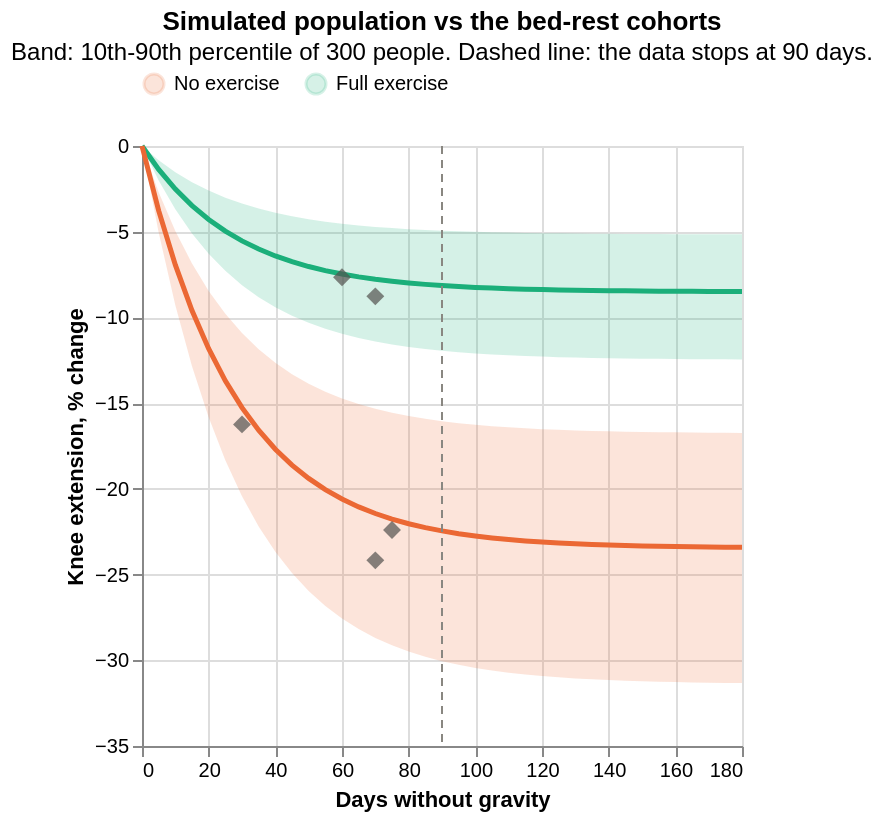

Notebook code for this chart:
### Markdown cell above
## 3. The spread between people, against the data

300 simulated people with no exercise and 300 with full exercise, compared with the bed-rest cohorts. The band holds the middle 80% of people.

### Code cell
pop = gs.Mission("iss_180")
rows = []
for adh, label in ((0.0, "No exercise"), (1.0, "Full exercise")):
    for i in range(300):
        c = pop.add_crew(adherence=adh, seed=1000 + i)
        rows += [{"group": label, "day": d, "change": c.change("knee_extension_60", d)} for d in range(0, 181, 5)]
popdf = pd.DataFrame(rows)
q = popdf.groupby(["group", "day"]).change.quantile([0.1, 0.5, 0.9]).unstack().reset_index()
q.columns = ["group", "day", "p10", "p50", "p90"]
GROUP2 = alt.Scale(domain=["No exercise", "Full exercise"], range=[ORANGE, AQUA])
area = alt.Chart(q).mark_area(opacity=0.18).encode(
    x=alt.X("day:Q", title="Days without gravity"), y=alt.Y("p10:Q", title="Knee extension, % change"), y2="p90:Q",
    color=alt.Color("group:N", scale=GROUP2, title=None, legend=alt.Legend(orient="top")))
med = alt.Chart(q).mark_line(strokeWidth=2.5).encode(x="day:Q", y="p50:Q", color=alt.Color("group:N", scale=GROUP2),
    tooltip=["group", "day", alt.Tooltip("p10:Q", format="+.1f"), alt.Tooltip("p50:Q", format="+.1f"), alt.Tooltip("p90:Q", format="+.1f")])
data_pts = alt.Chart(obs).mark_point(filled=True, size=80, color=INK, shape="diamond").encode(
    x="days:Q", y="change_pct:Q", tooltip=["cohort", "days", "change_pct", "n"])
cut = alt.Chart(pd.DataFrame({"day": [90]})).mark_rule(color=GRAY, strokeDash=[4, 3]).encode(x="day:Q")
(area + med + cut + data_pts).properties(width="container", height=300,
    title=alt.Title("Simulated population vs the bed-rest cohorts",
                    subtitle="Band: 10th-90th percentile of 300 people. Dashed line: the data stops at 90 days."))

### Figure 1 — Vega-Lite specification as saved in the notebook (floating-point values rounded to 4 significant figures)
{"$schema": "https://vega.github.io/schema/vega-lite/v5.20.1.json", "config": {"view": {"continuousHeight": 300, "continuousWidth": 300}}, "data": {"name": "data-672ab6ccfba0ef7f0a0f471da8eacab0"}, "datasets": {"data-4390081dc1993db110d40d81fd4ea02b": [{"day": 90}], "data-45765da5d446394199aac709e74b1114": [{"change_pct": -16.24, "cohort": "HDT30 (Not labelled)", "days": 30, "n": 12.0}, {"change_pct": -7.66, "cohort": "Campaign 1 (Not labelled)", "days": 60, "n": 3.0}, {"change_pct": -22.4, "cohort": "Campaign 3 (Not labelled)", "days": 75, "n": 23.0}, {"change_pct": -24.17, "cohort": "Campaign 11 (Control)", "days": 70, "n": 6.0}, {"change_pct": -8.77, "cohort": "Campaign 11 (Exercise)", "days": 70, "n": null}], "data-672ab6ccfba0ef7f0a0f471da8eacab0": [{"day": 0, "group": "Full exercise", "p10": 0.0, "p50": 0.0, "p90": 0.0}, {"day": 5, "group": "Full exercise", "p10": -2.007, "p50": -1.368, "p90": -0.8304}, {"day": 10, "group": "Full exercise", "p10": -3.691, "p50": -2.516, "p90": -1.527}, {"day": 15, "group": "Full exercise", "p10": -5.104, "p50": -3.479, "p90": -2.112}, {"day": 20, "group": "Full exercise", "p10": -6.289, "p50": -4.288, "p90": -2.602}, {"day": 25, "group": "Full exercise", "p10": -7.284, "p50": -4.966, "p90": -3.014}, {"day": 30, "group": "Full exercise", "p10": -8.119, "p50": -5.535, "p90": -3.36}, {"day": 35, "group": "Full exercise", "p10": -8.819, "p50": -6.013, "p90": -3.649}, {"day": 40, "group": "Full exercise", "p10": -9.407, "p50": -6.413, "p90": -3.893}, {"day": 45, "group": "Full exercise", "p10": -9.9, "p50": -6.749, "p90": -4.097}, {"day": 50, "group": "Full exercise", "p10": -10.31, "p50": -7.032, "p90": -4.268}, {"day": 55, "group": "Full exercise", "p10": -10.66, "p50": -7.268, "p90": -4.412}, {"day": 60, "group": "Full exercise", "p10": -10.95, "p50": -7.467, "p90": -4.532}, {"day": 65, "group": "Full exercise", "p10": -11.2, "p50": -7.634, "p90": -4.633}, {"day": 70, "group": "Full exercise", "p10": -11.4, "p50": -7.773, "p90": -4.718}, {"day": 75, "group": "Full exercise", "p10": -11.57, "p50": -7.891, "p90": -4.789}, {"day": 80, "group": "Full exercise", "p10": -11.72, "p50": -7.989, "p90": -4.849}, {"day": 85, "group": "Full exercise", "p10": -11.84, "p50": -8.072, "p90": -4.899}, {"day": 90, "group": "Full exercise", "p10": -11.94, "p50": -8.141, "p90": -4.941}, {"day": 95, "group": "Full exercise", "p10": -12.03, "p50": -8.199, "p90": -4.977}, {"day": 100, "group": "Full exercise", "p10": -12.1, "p50": -8.248, "p90": -5.006}, {"day": 105, "group": "Full exercise", "p10": -12.16, "p50": -8.289, "p90": -5.031}, {"day": 110, "group": "Full exercise", "p10": -12.21, "p50": -8.323, "p90": -5.052}, {"day": 115, "group": "Full exercise", "p10": -12.25, "p50": -8.352, "p90": -5.069}, {"day": 120, "group": "Full exercise", "p10": -12.29, "p50": -8.376, "p90": -5.084}, {"day": 125, "group": "Full exercise", "p10": -12.32, "p50": -8.397, "p90": -5.096}, {"day": 130, "group": "Full exercise", "p10": -12.34, "p50": -8.414, "p90": -5.107}, {"day": 135, "group": "Full exercise", "p10": -12.36, "p50": -8.428, "p90": -5.115}, {"day": 140, "group": "Full exercise", "p10": -12.38, "p50": -8.44, "p90": -5.123}, {"day": 145, "group": "Full exercise", "p10": -12.39, "p50": -8.45, "p90": -5.129}, {"day": 150, "group": "Full exercise", "p10": -12.41, "p50": -8.459, "p90": -5.134}, {"day": 155, "group": "Full exercise", "p10": -12.42, "p50": -8.466, "p90": -5.138}, {"day": 160, "group": "Full exercise", "p10": -12.43, "p50": -8.472, "p90": -5.142}, {"day": 165, "group": "Full exercise", "p10": -12.43, "p50": -8.477, "p90": -5.145}, {"day": 170, "group": "Full exercise", "p10": -12.44, "p50": -8.481, "p90": -5.147}, {"day": 175, "group": "Full exercise", "p10": -12.44, "p50": -8.484, "p90": -5.15}, {"day": 180, "group": "Full exercise", "p10": -12.45, "p50": -8.487, "p90": -5.151}, {"day": 0, "group": "No exercise", "p10": 0.0, "p50": 0.0, "p90": 0.0}, {"day": 5, "group": "No exercise", "p10": -5.051, "p50": -3.773, "p90": -2.698}, {"day": 10, "group": "No exercise", "p10": -9.288, "p50": -6.939, "p90": -4.962}, {"day": 15, "group": "No exercise", "p10": -12.84, "p50": -9.596, "p90": -6.861}, {"day": 20, "group": "No exercise", "p10": -15.83, "p50": -11.83, "p90": -8.455}, {"day": 25, "group": "No exercise", "p10": -18.33, "p50": -13.7, "p90": -9.792}, {"day": 30, "group": "No exercise", "p10": -20.43, "p50": -15.27, "p90": -10.91}, {"day": 35, "group": "No exercise", "p10": -22.2, "p50": -16.58, "p90": -11.86}, {"day": 40, "group": "No exercise", "p10": -23.67, "p50": -17.69, "p90": -12.65}, {"day": 45, "group": "No exercise", "p10": -24.92, "p50": -18.61, "p90": -13.31}, {"day": 50, "group": "No exercise", "p10": -25.96, "p50": -19.39, "p90": -13.87}, {"day": 55, "group": "No exercise", "p10": -26.83, "p50": -20.05, "p90": -14.33}, {"day": 60, "group": "No exercise", "p10": -27.56, "p50": -20.59, "p90": -14.72}, {"day": 65, "group": "No exercise", "p10": -28.18, "p50": -21.05, "p90": -15.05}, {"day": 70, "group": "No exercise", "p10": -28.7, "p50": -21.44, "p90": -15.33}, {"day": 75, "group": "No exercise", "p10": -29.13, "p50": -21.76, "p90": -15.56}, {"day": 80, "group": "No exercise", "p10": -29.49, "p50": -22.03, "p90": -15.75}, {"day": 85, "group": "No exercise", "p10": -29.8, "p50": -22.26, "p90": -15.92}, {"day": 90, "group": "No exercise", "p10": -30.05, "p50": -22.45, "p90": -16.05}, {"day": 95, "group": "No exercise", "p10": -30.27, "p50": -22.61, "p90": -16.17}, {"day": 100, "group": "No exercise", "p10": -30.45, "p50": -22.75, "p90": -16.26}, {"day": 105, "group": "No exercise", "p10": -30.6, "p50": -22.86, "p90": -16.34}, {"day": 110, "group": "No exercise", "p10": -30.73, "p50": -22.96, "p90": -16.41}, {"day": 115, "group": "No exercise", "p10": -30.83, "p50": -23.03, "p90": -16.47}, {"day": 120, "group": "No exercise", "p10": -30.92, "p50": -23.1, "p90": -16.52}, {"day": 125, "group": "No exercise", "p10": -31.0, "p50": -23.16, "p90": -16.56}, {"day": 130, "group": "No exercise", "p10": -31.06, "p50": -23.2, "p90": -16.59}, {"day": 135, "group": "No exercise", "p10": -31.11, "p50": -23.24, "p90": -16.62}, {"day": 140, "group": "No exercise", "p10": -31.16, "p50": -23.28, "p90": -16.64}, {"day": 145, "group": "No exercise", "p10": -31.19, "p50": -23.3, "p90": -16.66}, {"day": 150, "group": "No exercise", "p10": -31.22, "p50": -23.33, "p90": -16.68}, {"day": 155, "group": "No exercise", "p10": -31.25, "p50": -23.35, "p90": -16.69}, {"day": 160, "group": "No exercise", "p10": -31.27, "p50": -23.36, "p90": -16.7}, {"day": 165, "group": "No exercise", "p10": -31.29, "p50": -23.38, "p90": -16.71}, {"day": 170, "group": "No exercise", "p10": -31.31, "p50": -23.39, "p90": -16.72}, {"day": 175, "group": "No exercise", "p10": -31.32, "p50": -23.4, "p90": -16.73}, {"day": 180, "group": "No exercise", "p10": -31.33, "p50": -23.41, "p90": -16.74}]}, "height": 300, "layer": [{"encoding": {"color": {"field": "group", "legend": {"orient": "top"}, "scale": {"domain": ["No exercise", "Full exercise"], "range": ["#eb6834", "#1baf7a"]}, "title": null, "type": "nominal"}, "x": {"field": "day", "title": "Days without gravity", "type": "quantitative"}, "y": {"field": "p10", "title": "Knee extension, % change", "type": "quantitative"}, "y2": {"field": "p90"}}, "mark": {"opacity": 0.18, "type": "area"}}, {"encoding": {"color": {"field": "group", "scale": {"domain": ["No exercise", "Full exercise"], "range": ["#eb6834", "#1baf7a"]}, "type": "nominal"}, "tooltip": [{"field": "group", "type": "nominal"}, {"field": "day", "type": "quantitative"}, {"field": "p10", "format": "+.1f", "type": "quantitative"}, {"field": "p50", "format": "+.1f", "type": "quantitative"}, {"field": "p90", "format": "+.1f", "type": "quantitative"}], "x": {"field": "day", "type": "quantitative"}, "y": {"field": "p50", "type": "quantitative"}}, "mark": {"strokeWidth": 2.5, "type": "line"}}, {"data": {"name": "data-4390081dc1993db110d40d81fd4ea02b"}, "encoding": {"x": {"field": "day", "type": "quantitative"}}, "mark": {"color": "#898781", "strokeDash": [4, 3], "type": "rule"}}, {"data": {"name": "data-45765da5d446394199aac709e74b1114"}, "encoding": {"tooltip": [{"field": "cohort", "type": "nominal"}, {"field": "days", "type": "quantitative"}, {"field": "change_pct", "type": "quantitative"}, {"field": "n", "type": "quantitative"}], "x": {"field": "days", "type": "quantitative"}, "y": {"field": "change_pct", "type": "quantitative"}}, "mark": {"color": "#52514e", "filled": true, "shape": "diamond", "size": 80, "type": "point"}}], "title": {"subtitle": "Band: 10th-90th percentile of 300 people. Dashed line: the data stops at 90 days.", "text": "Simulated population vs the bed-rest cohorts"}, "width": "container"}
